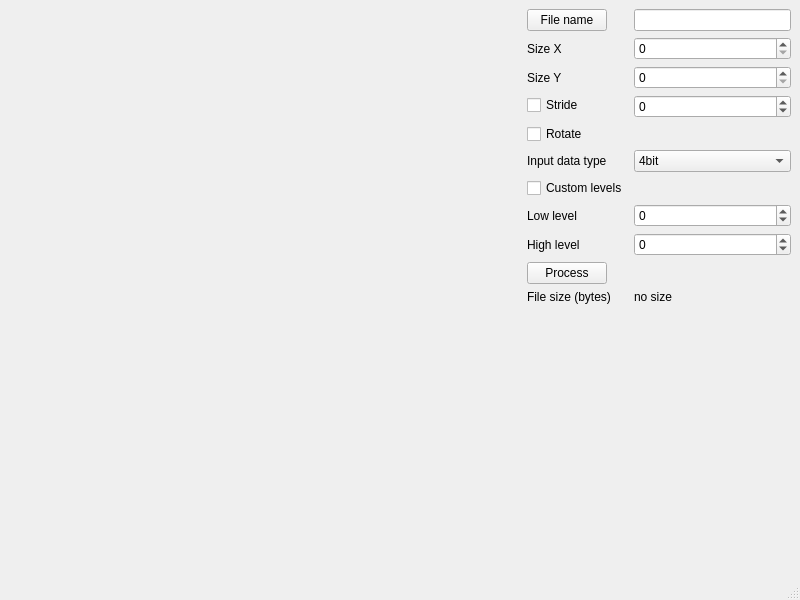
<?xml version="1.0" encoding="UTF-8"?>
<ui version="4.0">
 <class>MainWindow</class>
 <widget class="QMainWindow" name="MainWindow">
  <property name="geometry">
   <rect>
    <x>0</x>
    <y>0</y>
    <width>800</width>
    <height>600</height>
   </rect>
  </property>
  <property name="windowTitle">
   <string>Generic data converter</string>
  </property>
  <widget class="QWidget" name="centralwidget">
   <layout class="QHBoxLayout" name="horizontalLayout_2">
    <item>
     <layout class="QHBoxLayout" name="horizontalLayout">
      <item>
       <widget class="QtAddons::ImageViewerWidget" name="viewer" native="true">
        <property name="minimumSize">
         <size>
          <width>512</width>
          <height>0</height>
         </size>
        </property>
       </widget>
      </item>
      <item>
       <layout class="QVBoxLayout" name="verticalLayout">
        <item>
         <layout class="QFormLayout" name="formLayout">
          <property name="fieldGrowthPolicy">
           <enum>QFormLayout::AllNonFixedFieldsGrow</enum>
          </property>
          <item row="0" column="0">
           <widget class="QPushButton" name="buttonBrowseFile">
            <property name="text">
             <string>File name</string>
            </property>
           </widget>
          </item>
          <item row="0" column="1">
           <widget class="QLineEdit" name="editFileName"/>
          </item>
          <item row="1" column="0">
           <widget class="QLabel" name="label">
            <property name="text">
             <string>Size X</string>
            </property>
           </widget>
          </item>
          <item row="1" column="1">
           <widget class="QSpinBox" name="spinSizeX">
            <property name="maximum">
             <number>5000</number>
            </property>
           </widget>
          </item>
          <item row="2" column="0">
           <widget class="QLabel" name="label_2">
            <property name="text">
             <string>Size Y</string>
            </property>
           </widget>
          </item>
          <item row="2" column="1">
           <widget class="QSpinBox" name="spinSizeY">
            <property name="maximum">
             <number>5000</number>
            </property>
           </widget>
          </item>
          <item row="3" column="1">
           <widget class="QSpinBox" name="spinStride">
            <property name="minimum">
             <number>-1</number>
            </property>
            <property name="maximum">
             <number>10000</number>
            </property>
           </widget>
          </item>
          <item row="4" column="0">
           <widget class="QCheckBox" name="checkRotate">
            <property name="text">
             <string>Rotate</string>
            </property>
           </widget>
          </item>
          <item row="7" column="0">
           <widget class="QLabel" name="label_4">
            <property name="text">
             <string>Low level</string>
            </property>
           </widget>
          </item>
          <item row="7" column="1">
           <widget class="QSpinBox" name="spinLevelLo">
            <property name="minimum">
             <number>-1000000</number>
            </property>
            <property name="maximum">
             <number>1000000</number>
            </property>
           </widget>
          </item>
          <item row="8" column="0">
           <widget class="QLabel" name="label_5">
            <property name="text">
             <string>High level</string>
            </property>
           </widget>
          </item>
          <item row="8" column="1">
           <widget class="QSpinBox" name="spinLevelHi">
            <property name="minimum">
             <number>-1000000</number>
            </property>
            <property name="maximum">
             <number>1000000</number>
            </property>
           </widget>
          </item>
          <item row="9" column="0">
           <widget class="QPushButton" name="buttonProcess">
            <property name="text">
             <string>Process</string>
            </property>
           </widget>
          </item>
          <item row="6" column="0">
           <widget class="QCheckBox" name="checkCustomLevels">
            <property name="text">
             <string>Custom levels</string>
            </property>
           </widget>
          </item>
          <item row="5" column="1">
           <widget class="QComboBox" name="comboDataType">
            <item>
             <property name="text">
              <string>4bit</string>
             </property>
            </item>
            <item>
             <property name="text">
              <string>8bit</string>
             </property>
            </item>
            <item>
             <property name="text">
              <string>12bit</string>
             </property>
            </item>
            <item>
             <property name="text">
              <string>16bit</string>
             </property>
            </item>
           </widget>
          </item>
          <item row="5" column="0">
           <widget class="QLabel" name="label_6">
            <property name="text">
             <string>Input data type</string>
            </property>
           </widget>
          </item>
          <item row="3" column="0">
           <widget class="QCheckBox" name="checkStride">
            <property name="text">
             <string>Stride</string>
            </property>
           </widget>
          </item>
          <item row="10" column="0">
           <widget class="QLabel" name="label_3">
            <property name="text">
             <string>File size (bytes)</string>
            </property>
           </widget>
          </item>
          <item row="10" column="1">
           <widget class="QLabel" name="labelFileSize">
            <property name="text">
             <string>no size</string>
            </property>
           </widget>
          </item>
         </layout>
        </item>
       </layout>
      </item>
     </layout>
    </item>
   </layout>
  </widget>
  <widget class="QMenuBar" name="menubar">
   <property name="geometry">
    <rect>
     <x>0</x>
     <y>0</y>
     <width>800</width>
     <height>24</height>
    </rect>
   </property>
  </widget>
  <widget class="QStatusBar" name="statusbar"/>
 </widget>
 <customwidgets>
  <customwidget>
   <class>QtAddons::ImageViewerWidget</class>
   <extends>QWidget</extends>
   <header location="global">imageviewerwidget.h</header>
   <container>1</container>
  </customwidget>
 </customwidgets>
 <resources/>
 <connections/>
</ui>
